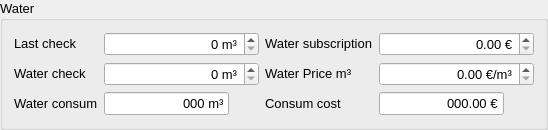
    <widget class="QGroupBox" name="groupBox_2">
     <property name="font">
      <font>
       <pointsize>10</pointsize>
      </font>
     </property>
     <property name="title">
      <string>Water</string>
     </property>
     <layout class="QGridLayout" name="gridLayout_3">
      <item row="0" column="0">
       <widget class="QLabel" name="label_4">
        <property name="sizePolicy">
         <sizepolicy hsizetype="Maximum" vsizetype="Maximum">
          <horstretch>0</horstretch>
          <verstretch>0</verstretch>
         </sizepolicy>
        </property>
        <property name="font">
         <font>
          <pointsize>10</pointsize>
         </font>
        </property>
        <property name="text">
         <string>Last check</string>
        </property>
       </widget>
      </item>
      <item row="1" column="0">
       <widget class="QLabel" name="label_5">
        <property name="sizePolicy">
         <sizepolicy hsizetype="Maximum" vsizetype="Maximum">
          <horstretch>0</horstretch>
          <verstretch>0</verstretch>
         </sizepolicy>
        </property>
        <property name="font">
         <font>
          <pointsize>10</pointsize>
         </font>
        </property>
        <property name="text">
         <string>Water check</string>
        </property>
       </widget>
      </item>
      <item row="2" column="0">
       <widget class="QLabel" name="label_14">
        <property name="sizePolicy">
         <sizepolicy hsizetype="Maximum" vsizetype="Maximum">
          <horstretch>0</horstretch>
          <verstretch>0</verstretch>
         </sizepolicy>
        </property>
        <property name="font">
         <font>
          <pointsize>10</pointsize>
         </font>
        </property>
        <property name="text">
         <string>Water consum</string>
        </property>
       </widget>
      </item>
      <item row="2" column="1">
       <widget class="QLineEdit" name="le_water_consum">
        <property name="sizePolicy">
         <sizepolicy hsizetype="Preferred" vsizetype="Fixed">
          <horstretch>0</horstretch>
          <verstretch>0</verstretch>
         </sizepolicy>
        </property>
        <property name="font">
         <font>
          <pointsize>10</pointsize>
         </font>
        </property>
        <property name="styleSheet">
         <string notr="true"/>
        </property>
        <property name="text">
         <string>000 m³</string>
        </property>
        <property name="alignment">
         <set>Qt::AlignmentFlag::AlignRight|Qt::AlignmentFlag::AlignTrailing|Qt::AlignmentFlag::AlignVCenter</set>
        </property>
        <property name="readOnly">
         <bool>true</bool>
        </property>
       </widget>
      </item>
      <item row="2" column="2">
       <widget class="QLabel" name="label_25">
        <property name="sizePolicy">
         <sizepolicy hsizetype="Maximum" vsizetype="Maximum">
          <horstretch>0</horstretch>
          <verstretch>0</verstretch>
         </sizepolicy>
        </property>
        <property name="minimumSize">
         <size>
          <width>24</width>
          <height>24</height>
         </size>
        </property>
        <property name="maximumSize">
         <size>
          <width>24</width>
          <height>24</height>
         </size>
        </property>
        <property name="font">
         <font>
          <pointsize>10</pointsize>
         </font>
        </property>
        <property name="text">
         <string/>
        </property>
        <property name="pixmap">
         <pixmap resource="../../resources/icons.qrc">:/assets/accessories-calculator.svg</pixmap>
        </property>
        <property name="scaledContents">
         <bool>false</bool>
        </property>
        <property name="alignment">
         <set>Qt::AlignmentFlag::AlignCenter</set>
        </property>
        <property name="wordWrap">
         <bool>false</bool>
        </property>
        <property name="indent">
         <number>-1</number>
        </property>
       </widget>
      </item>
      <item row="0" column="3">
       <widget class="QLabel" name="label_7">
        <property name="sizePolicy">
         <sizepolicy hsizetype="Maximum" vsizetype="Maximum">
          <horstretch>0</horstretch>
          <verstretch>0</verstretch>
         </sizepolicy>
        </property>
        <property name="font">
         <font>
          <pointsize>10</pointsize>
         </font>
        </property>
        <property name="text">
         <string>Water subscription</string>
        </property>
       </widget>
      </item>
      <item row="1" column="3">
       <widget class="QLabel" name="label_6">
        <property name="sizePolicy">
         <sizepolicy hsizetype="Maximum" vsizetype="Maximum">
          <horstretch>0</horstretch>
          <verstretch>0</verstretch>
         </sizepolicy>
        </property>
        <property name="font">
         <font>
          <pointsize>10</pointsize>
         </font>
        </property>
        <property name="text">
         <string>Water Price m³</string>
        </property>
       </widget>
      </item>
      <item row="2" column="3">
       <widget class="QLabel" name="label_9">
        <property name="sizePolicy">
         <sizepolicy hsizetype="Maximum" vsizetype="Maximum">
          <horstretch>0</horstretch>
          <verstretch>0</verstretch>
         </sizepolicy>
        </property>
        <property name="font">
         <font>
          <pointsize>10</pointsize>
         </font>
        </property>
        <property name="text">
         <string>Consum cost</string>
        </property>
       </widget>
      </item>
      <item row="2" column="4">
       <widget class="QLineEdit" name="le_water_consum_price">
        <property name="sizePolicy">
         <sizepolicy hsizetype="Minimum" vsizetype="Fixed">
          <horstretch>0</horstretch>
          <verstretch>0</verstretch>
         </sizepolicy>
        </property>
        <property name="font">
         <font>
          <pointsize>10</pointsize>
         </font>
        </property>
        <property name="styleSheet">
         <string notr="true"/>
        </property>
        <property name="text">
         <string>000.00 €</string>
        </property>
        <property name="alignment">
         <set>Qt::AlignmentFlag::AlignRight|Qt::AlignmentFlag::AlignTrailing|Qt::AlignmentFlag::AlignVCenter</set>
        </property>
        <property name="readOnly">
         <bool>true</bool>
        </property>
       </widget>
      </item>
      <item row="2" column="5">
       <widget class="QLabel" name="label_26">
        <property name="sizePolicy">
         <sizepolicy hsizetype="Maximum" vsizetype="Maximum">
          <horstretch>0</horstretch>
          <verstretch>0</verstretch>
         </sizepolicy>
        </property>
        <property name="minimumSize">
         <size>
          <width>24</width>
          <height>24</height>
         </size>
        </property>
        <property name="maximumSize">
         <size>
          <width>24</width>
          <height>24</height>
         </size>
        </property>
        <property name="font">
         <font>
          <pointsize>10</pointsize>
         </font>
        </property>
        <property name="text">
         <string/>
        </property>
        <property name="pixmap">
         <pixmap resource="../../resources/icons.qrc">:/assets/accessories-calculator.svg</pixmap>
        </property>
        <property name="scaledContents">
         <bool>false</bool>
        </property>
        <property name="alignment">
         <set>Qt::AlignmentFlag::AlignCenter</set>
        </property>
        <property name="wordWrap">
         <bool>false</bool>
        </property>
        <property name="indent">
         <number>-1</number>
        </property>
       </widget>
      </item>
      <item row="0" column="1" colspan="2">
       <widget class="QSpinBox" name="sb_last_water_check">
        <property name="enabled">
         <bool>true</bool>
        </property>
        <property name="sizePolicy">
         <sizepolicy hsizetype="Preferred" vsizetype="Fixed">
          <horstretch>0</horstretch>
          <verstretch>0</verstretch>
         </sizepolicy>
        </property>
        <property name="font">
         <font>
          <pointsize>10</pointsize>
         </font>
        </property>
        <property name="styleSheet">
         <string notr="true"/>
        </property>
        <property name="alignment">
         <set>Qt::AlignmentFlag::AlignRight|Qt::AlignmentFlag::AlignTrailing|Qt::AlignmentFlag::AlignVCenter</set>
        </property>
        <property name="readOnly">
         <bool>false</bool>
        </property>
        <property name="suffix">
         <string> m³</string>
        </property>
        <property name="prefix">
         <string/>
        </property>
        <property name="maximum">
         <number>99999</number>
        </property>
       </widget>
      </item>
      <item row="1" column="1" colspan="2">
       <widget class="QSpinBox" name="sb_water_check">
        <property name="enabled">
         <bool>true</bool>
        </property>
        <property name="sizePolicy">
         <sizepolicy hsizetype="Preferred" vsizetype="Fixed">
          <horstretch>0</horstretch>
          <verstretch>0</verstretch>
         </sizepolicy>
        </property>
        <property name="font">
         <font>
          <pointsize>10</pointsize>
         </font>
        </property>
        <property name="styleSheet">
         <string notr="true"/>
        </property>
        <property name="alignment">
         <set>Qt::AlignmentFlag::AlignRight|Qt::AlignmentFlag::AlignTrailing|Qt::AlignmentFlag::AlignVCenter</set>
        </property>
        <property name="readOnly">
         <bool>false</bool>
        </property>
        <property name="suffix">
         <string> m³</string>
        </property>
        <property name="maximum">
         <number>99999</number>
        </property>
       </widget>
      </item>
      <item row="1" column="4" colspan="2">
       <widget class="QDoubleSpinBox" name="dsb_water_price">
        <property name="enabled">
         <bool>true</bool>
        </property>
        <property name="sizePolicy">
         <sizepolicy hsizetype="Minimum" vsizetype="Fixed">
          <horstretch>0</horstretch>
          <verstretch>0</verstretch>
         </sizepolicy>
        </property>
        <property name="font">
         <font>
          <pointsize>10</pointsize>
         </font>
        </property>
        <property name="styleSheet">
         <string notr="true"/>
        </property>
        <property name="alignment">
         <set>Qt::AlignmentFlag::AlignRight|Qt::AlignmentFlag::AlignTrailing|Qt::AlignmentFlag::AlignVCenter</set>
        </property>
        <property name="readOnly">
         <bool>false</bool>
        </property>
        <property name="prefix">
         <string/>
        </property>
        <property name="suffix">
         <string> €/m³</string>
        </property>
       </widget>
      </item>
      <item row="0" column="4" colspan="2">
       <widget class="QDoubleSpinBox" name="dsb_water_subscription">
        <property name="enabled">
         <bool>true</bool>
        </property>
        <property name="sizePolicy">
         <sizepolicy hsizetype="Preferred" vsizetype="Fixed">
          <horstretch>0</horstretch>
          <verstretch>0</verstretch>
         </sizepolicy>
        </property>
        <property name="font">
         <font>
          <pointsize>10</pointsize>
         </font>
        </property>
        <property name="styleSheet">
         <string notr="true"/>
        </property>
        <property name="alignment">
         <set>Qt::AlignmentFlag::AlignRight|Qt::AlignmentFlag::AlignTrailing|Qt::AlignmentFlag::AlignVCenter</set>
        </property>
        <property name="readOnly">
         <bool>false</bool>
        </property>
        <property name="suffix">
         <string> €</string>
        </property>
        <property name="maximum">
         <double>9999.000000000000000</double>
        </property>
       </widget>
      </item>
     </layout>
    </widget>
